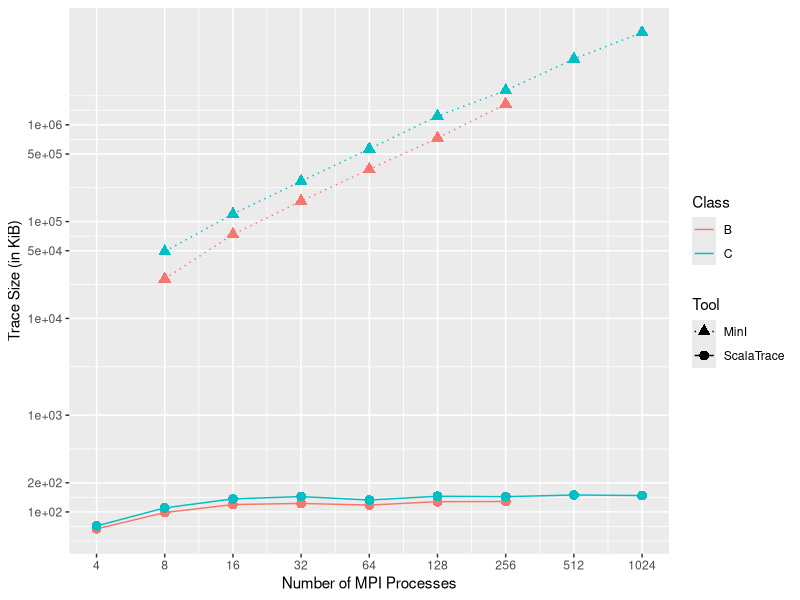
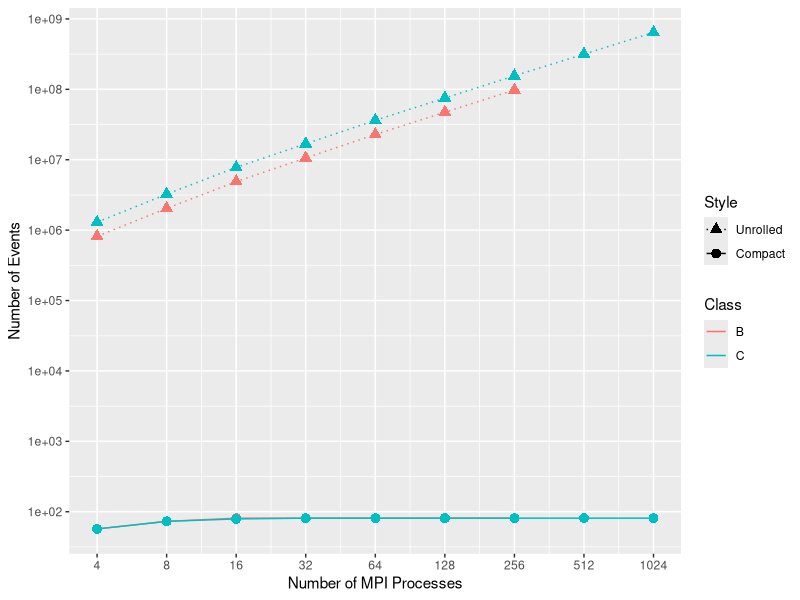

Write the R code that produced these figures, in order.
## ---- chunk 1
library(ggplot2)
setwd('~/SVN/Anshul/ScalaTrace-TI')

scala_sizes <- read.csv('datasets/scalatrace_sizes.csv',sep =',')
mini_sizes <- read.csv('datasets/mini_sizes.csv', sep=',')
scala_sizes$size <- scala_sizes$size/1024
mini_sizes$size <- mini_sizes$size *1024
scala_sizes$Tool="ScalaTrace"
mini_sizes$Tool="MinI"
## ---- chunk 2
sizes <- rbind(scala_sizes, mini_sizes)

ggplot(sizes, aes(x=processes, y=size, color=Class, shape=Tool, linetype=Tool )) +geom_line() + geom_point(size=3) + scale_y_log10(breaks=c(100*(1:2), 1e3, 1e4, 5e4, 1e5, 5e5, 1e6)) +scale_x_log10(breaks=unique(sizes$processes)) + ylab("Trace Size (in KiB)") + xlab("Number of MPI Processes") + scale_linetype_manual(values=c(3,1)) + scale_shape_manual(values=c(17,16)) + guides(color=guide_legend(override.aes=list(shape=c(NA,NA))))
## ---- chunk 3
setwd('~/SVN/Anshul/ScalaTrace-TI')
compact <- read.csv('datasets/events_compact.csv',sep =',')
compact$Style="Compact"
unrolled <- read.csv('datasets/events_unrolled.csv',sep =',')
unrolled$Style="Unrolled"
events <- rbind(compact, unrolled)

ggplot(events, aes(x=processes, y=events, color=Class, shape=Style, linetype=Style )) +geom_line() + geom_point(size=3) + scale_y_log10(breaks=c(10^(1:9))) +scale_x_log10(breaks=unique(sizes$processes)) + ylab("Number of Events") + xlab("Number of MPI Processes")+ scale_linetype_manual(values=c(1,3))+ guides(shape = guide_legend(order=1, reverse = TRUE), linetype = guide_legend(order=1, reverse = TRUE), color=guide_legend(order=2, override.aes=list(shape=c(NA,NA)))) 
